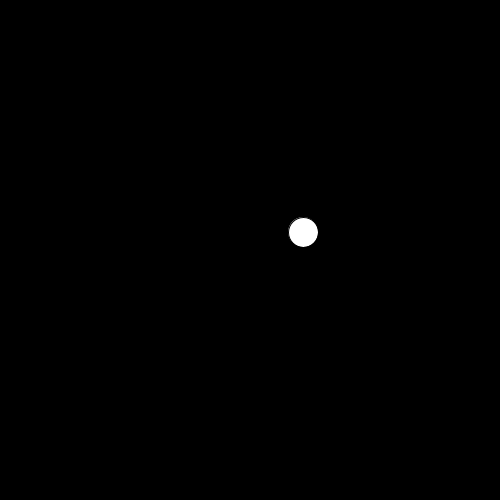
Frame 1 (no input)
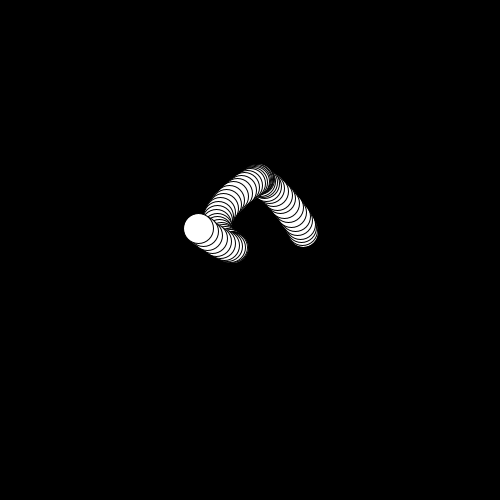
Frame 60 (the mouse pressed at the canvas centre just before this capture)
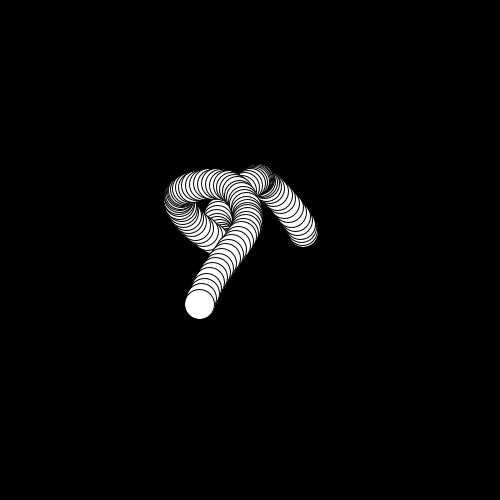
Frame 120 (the mouse held since frame 60 and released just before this capture)

The Processing sketch that drew these frames (run headless with seeded random() and noise(); from frame 60 on, the mouse is pressed at the canvas centre):

// Processing sketch: ex18_10_b
// ── ex18_10_b.pde
// 불규칙 운동 (PVector 클래스 사용)

PVector location = new PVector(0, 0);
float tx = 0.0, ty = 0.5;

void setup() {
  size(500, 500);
  background(0);
}

void draw() {
  location.x = noise(tx) * width;
  location.y = noise(ty) * height;
  ellipse(location.x, location.y, 30, 30);
  tx += 0.01;
  ty += 0.01;
}
